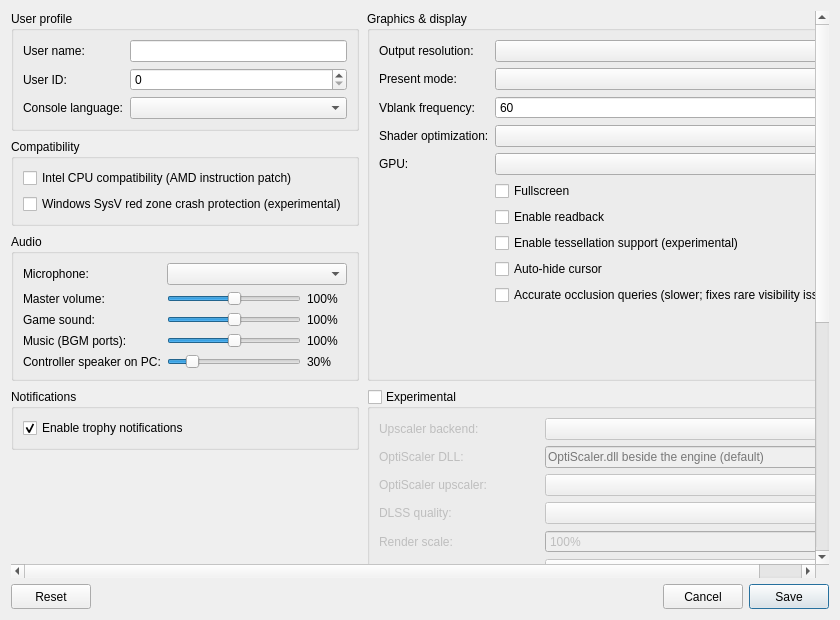
<?xml version="1.0" encoding="UTF-8"?>
<ui version="4.0">
 <class>ConfigurationEditDialog</class>
 <widget class="QDialog" name="ConfigurationEditDialog">
  <property name="geometry">
   <rect>
    <x>0</x>
    <y>0</y>
    <width>840</width>
    <height>620</height>
   </rect>
  </property>
  <property name="windowTitle">
   <string>Settings</string>
  </property>
  <property name="locale">
   <locale language="English" country="UnitedStates"/>
  </property>
  <layout class="QVBoxLayout" name="dialogLayout">
   <item>
    <widget class="QScrollArea" name="scrollArea">
     <property name="frameShape"><enum>QFrame::NoFrame</enum></property>
     <property name="widgetResizable"><bool>true</bool></property>
     <widget class="QWidget" name="scrollContents">
  <layout class="QGridLayout" name="gridLayout">
   <property name="leftMargin"><number>0</number></property>
   <property name="topMargin"><number>0</number></property>
   <property name="rightMargin"><number>0</number></property>
   <property name="bottomMargin"><number>0</number></property>
   <property name="horizontalSpacing">
    <number>8</number>
   </property>
   <property name="verticalSpacing">
    <number>8</number>
   </property>
   <item row="0" column="0" colspan="2">
    <layout class="QGridLayout" name="sectionsLayout" columnstretch="1,1">
     <property name="horizontalSpacing">
      <number>8</number>
     </property>
     <property name="verticalSpacing">
      <number>8</number>
     </property>
     <item row="0" column="0">
      <widget class="QGroupBox" name="user_profile_group">
       <property name="title">
        <string>User profile</string>
       </property>
       <layout class="QFormLayout" name="userProfileLayout">
        <property name="fieldGrowthPolicy">
         <enum>QFormLayout::AllNonFixedFieldsGrow</enum>
        </property>
        <item row="0" column="0">
         <widget class="QLabel" name="label_user_name">
          <property name="text"><string>User name:</string></property>
         </widget>
        </item>
        <item row="0" column="1">
         <widget class="MandatoryLineEdit" name="lineEdit_user_name">
          <property name="toolTip"><string>Local user name exposed to games</string></property>
          <property name="clearButtonEnabled"><bool>true</bool></property>
         </widget>
        </item>
        <item row="1" column="0">
         <widget class="QLabel" name="label_user_id">
          <property name="text"><string>User ID:</string></property>
         </widget>
        </item>
        <item row="1" column="1">
         <widget class="QSpinBox" name="spinBox_user_id">
          <property name="toolTip"><string>Local user ID exposed to games</string></property>
          <property name="maximum"><number>2147483647</number></property>
         </widget>
        </item>
        <item row="2" column="0">
         <widget class="QLabel" name="label_console_language">
          <property name="text"><string>Console language:</string></property>
         </widget>
        </item>
        <item row="2" column="1">
         <widget class="QComboBox" name="comboBox_console_language">
          <property name="toolTip"><string>Language</string></property>
         </widget>
        </item>
       </layout>
      </widget>
     </item>
     <item row="2" column="0">
      <widget class="QGroupBox" name="audio_group">
       <property name="title"><string>Audio</string></property>
       <layout class="QFormLayout" name="audioLayout">
        <property name="fieldGrowthPolicy">
         <enum>QFormLayout::AllNonFixedFieldsGrow</enum>
        </property>
        <item row="0" column="0">
         <widget class="QLabel" name="label_audio_input_device">
          <property name="text"><string>Microphone:</string></property>
         </widget>
        </item>
        <item row="0" column="1">
         <widget class="QComboBox" name="comboBox_audio_input_device"/>
        </item>
        <item row="1" column="0">
         <widget class="QLabel" name="label_audio_master">
          <property name="text"><string>Master volume:</string></property>
         </widget>
        </item>
        <item row="1" column="1">
         <layout class="QHBoxLayout" name="audio_master_layout">
          <item>
           <widget class="QSlider" name="slider_audio_master">
            <property name="toolTip"><string>Everything the game plays on this PC (not the DualSense). 100% is unchanged; above 100% amplifies and can clip.</string></property>
            <property name="maximum"><number>200</number></property>
            <property name="singleStep"><number>5</number></property>
            <property name="pageStep"><number>10</number></property>
            <property name="value"><number>100</number></property>
            <property name="orientation"><enum>Qt::Horizontal</enum></property>
           </widget>
          </item>
          <item>
           <widget class="QLabel" name="label_audio_master_value">
            <property name="minimumSize"><size><width>40</width><height>0</height></size></property>
            <property name="text"><string>100%</string></property>
           </widget>
          </item>
         </layout>
        </item>
        <item row="2" column="0">
         <widget class="QLabel" name="label_audio_main">
          <property name="text"><string>Game sound:</string></property>
         </widget>
        </item>
        <item row="2" column="1">
         <layout class="QHBoxLayout" name="audio_main_layout">
          <item>
           <widget class="QSlider" name="slider_audio_main">
            <property name="toolTip"><string>Game audio on the main output ports (most effects, and music in games that mix it there). 100% is unchanged.</string></property>
            <property name="maximum"><number>200</number></property>
            <property name="singleStep"><number>5</number></property>
            <property name="pageStep"><number>10</number></property>
            <property name="value"><number>100</number></property>
            <property name="orientation"><enum>Qt::Horizontal</enum></property>
           </widget>
          </item>
          <item>
           <widget class="QLabel" name="label_audio_main_value">
            <property name="minimumSize"><size><width>40</width><height>0</height></size></property>
            <property name="text"><string>100%</string></property>
           </widget>
          </item>
         </layout>
        </item>
        <item row="3" column="0">
         <widget class="QLabel" name="label_audio_music">
          <property name="text"><string>Music (BGM ports):</string></property>
         </widget>
        </item>
        <item row="3" column="1">
         <layout class="QHBoxLayout" name="audio_music_layout">
          <item>
           <widget class="QSlider" name="slider_audio_music">
            <property name="toolTip"><string>Music the game plays on its own background-music ports. Has no effect on games that mix music into the main output.</string></property>
            <property name="maximum"><number>200</number></property>
            <property name="singleStep"><number>5</number></property>
            <property name="pageStep"><number>10</number></property>
            <property name="value"><number>100</number></property>
            <property name="orientation"><enum>Qt::Horizontal</enum></property>
           </widget>
          </item>
          <item>
           <widget class="QLabel" name="label_audio_music_value">
            <property name="minimumSize"><size><width>40</width><height>0</height></size></property>
            <property name="text"><string>100%</string></property>
           </widget>
          </item>
         </layout>
        </item>
        <item row="4" column="0">
         <widget class="QLabel" name="label_audio_pad_speaker">
          <property name="text"><string>Controller speaker on PC:</string></property>
         </widget>
        </item>
        <item row="4" column="1">
         <layout class="QHBoxLayout" name="audio_pad_speaker_layout">
          <item>
           <widget class="QSlider" name="slider_audio_pad_speaker">
            <property name="toolTip"><string>Sounds meant for the DualSense speaker when no DualSense plays them (no controller, or not wired/Bluetooth). The console speaker is small, so these are turned down by default.</string></property>
            <property name="maximum"><number>200</number></property>
            <property name="singleStep"><number>5</number></property>
            <property name="pageStep"><number>10</number></property>
            <property name="value"><number>30</number></property>
            <property name="orientation"><enum>Qt::Horizontal</enum></property>
           </widget>
          </item>
          <item>
           <widget class="QLabel" name="label_audio_pad_speaker_value">
            <property name="minimumSize"><size><width>40</width><height>0</height></size></property>
            <property name="text"><string>30%</string></property>
           </widget>
          </item>
         </layout>
        </item>
       </layout>
      </widget>
     </item>
     <item row="0" column="1" rowspan="3">
      <widget class="QGroupBox" name="graphics_group">
       <property name="title">
        <string>Graphics &amp;&amp; display</string>
       </property>
       <layout class="QFormLayout" name="graphicsLayout">
        <property name="fieldGrowthPolicy">
         <enum>QFormLayout::AllNonFixedFieldsGrow</enum>
        </property>
        <item row="0" column="0">
         <widget class="QLabel" name="label_screen_resolution">
          <property name="text"><string>Output resolution:</string></property>
         </widget>
        </item>
        <item row="0" column="1">
         <widget class="QComboBox" name="comboBox_screen_resolution">
          <property name="toolTip"><string>Target resolution after upscaling. Also sets the initial window size.</string></property>
         </widget>
        </item>
        <item row="1" column="0">
         <widget class="QLabel" name="label_present_mode">
          <property name="text"><string>Present mode:</string></property>
         </widget>
        </item>
        <item row="1" column="1">
         <widget class="QComboBox" name="comboBox_present_mode">
          <property name="toolTip"><string>Vulkan swapchain presentation mode</string></property>
         </widget>
        </item>
        <item row="2" column="0">
         <widget class="QLabel" name="label_vblank_frequency">
          <property name="text"><string>Vblank frequency:</string></property>
         </widget>
        </item>
        <item row="2" column="1">
         <widget class="QSpinBox" name="spinBox_vblank_frequency">
          <property name="toolTip"><string>Virtual display refresh rate used for frame pacing</string></property>
          <property name="minimum"><number>30</number></property>
          <property name="maximum"><number>360</number></property>
          <property name="value"><number>60</number></property>
         </widget>
        </item>
        <item row="3" column="0">
         <widget class="QLabel" name="label_shader_optimization">
          <property name="text"><string>Shader optimization:</string></property>
         </widget>
        </item>
        <item row="3" column="1">
         <widget class="QComboBox" name="comboBox_shader_optimization_type">
          <property name="toolTip"><string>Optimize shaders for code size or performance</string></property>
         </widget>
        </item>
        <item row="4" column="0">
         <widget class="QLabel" name="label_gpu">
          <property name="text"><string>GPU:</string></property>
         </widget>
        </item>
        <item row="4" column="1">
         <widget class="QComboBox" name="comboBox_gpu">
          <property name="toolTip"><string>Graphics device used by the emulator</string></property>
         </widget>
        </item>
        <item row="5" column="1">
         <widget class="QCheckBox" name="checkBox_fullscreen">
          <property name="toolTip"><string>Run in borderless desktop fullscreen</string></property>
          <property name="text"><string>Fullscreen</string></property>
         </widget>
        </item>
        <item row="6" column="1">
         <widget class="QCheckBox" name="checkBox_readback">
          <property name="toolTip"><string>Read back writable linear images</string></property>
          <property name="text"><string>Enable readback</string></property>
         </widget>
        </item>
        <item row="7" column="1">
         <widget class="QCheckBox" name="checkBox_tessellation">
          <property name="toolTip"><string>Draw tessellated geometry. Disabled by default; unsupported tessellation may cause crashes.</string></property>
          <property name="text"><string>Enable tessellation support (experimental)</string></property>
         </widget>
        </item>
        <item row="8" column="1">
         <widget class="QCheckBox" name="checkBox_hide_cursor">
          <property name="toolTip"><string>Hide the host cursor after 2 seconds without mouse activity</string></property>
          <property name="text"><string>Auto-hide cursor</string></property>
         </widget>
        </item>
        <item row="9" column="1">
         <widget class="QCheckBox" name="checkBox_gpu_occlusion">
          <property name="toolTip"><string>Off (default): occlusion queries report everything as visible, which is much faster in heavy levels but may draw objects or effects that the game hides behind walls. On: the GPU counts visible samples as on the console (slower; fixes rare visibility issues).</string></property>
          <property name="text"><string>Accurate occlusion queries (slower; fixes rare visibility issues)</string></property>
         </widget>
        </item>
       </layout>
      </widget>
     </item>
     <item row="3" column="0" alignment="Qt::AlignTop">
      <widget class="QGroupBox" name="notifications_group">
       <property name="title"><string>Notifications</string></property>
       <layout class="QVBoxLayout" name="notificationsLayout">
        <item>
         <widget class="QCheckBox" name="checkBox_trophy_notifications">
          <property name="toolTip"><string>Show trophy unlock notifications and play their sound.
To use your own sound, replace the emulator's assets/sounds/trophy-unlock.wav with a WAV file and restart the game.</string></property>
          <property name="text"><string>Enable trophy notifications</string></property>
          <property name="checked"><bool>true</bool></property>
         </widget>
        </item>
       </layout>
      </widget>
     </item>
     <item row="3" column="1">
      <widget class="QGroupBox" name="experimental_group">
       <property name="title"><string>Experimental</string></property>
       <property name="checkable"><bool>true</bool></property>
       <property name="checked"><bool>false</bool></property>
       <property name="toolTip"><string>Enable experimental rendering options. When disabled, saving turns off Super Resolution and Frame Generation and restores render scale to 100%.</string></property>
       <layout class="QFormLayout" name="experimentalLayout">
        <property name="fieldGrowthPolicy"><enum>QFormLayout::AllNonFixedFieldsGrow</enum></property>
        <item row="0" column="0"><widget class="QLabel" name="label_upscale_backend"><property name="text"><string>Upscaler backend:</string></property></widget></item>
        <item row="0" column="1"><widget class="QComboBox" name="comboBox_upscale_backend"><property name="toolTip"><string>Native uses NVIDIA NGX. OptiScaler routes reconstruction through an installed OptiScaler runtime, including FSR on compatible older GPUs.</string></property></widget></item>
        <item row="1" column="0"><widget class="QLabel" name="label_optiscaler_path"><property name="text"><string>OptiScaler DLL:</string></property></widget></item>
        <item row="1" column="1"><widget class="QLineEdit" name="lineEdit_optiscaler_path"><property name="placeholderText"><string>OptiScaler.dll beside the engine (default)</string></property><property name="toolTip"><string>Full path to the OptiScaler DLL. For a separate folder, set OptiDllPath in its INI to locate its backend files. Select the reconstruction algorithm in the OptiScaler overlay (Insert).</string></property></widget></item>
        <item row="5" column="0"><widget class="QLabel" name="label_upscale_motion"><property name="text"><string>Motion estimation:</string></property></widget></item>
        <item row="5" column="1"><widget class="QComboBox" name="comboBox_upscale_motion"><property name="toolTip"><string>Hybrid combines geometry with optical flow. Geometry skips optical flow to reduce GPU cost; uncovered pixels reject temporal history and may look less stable.</string></property></widget></item>
        <item row="3" column="0">
         <widget class="QLabel" name="label_dlss">
          <property name="text"><string>DLSS quality:</string></property>
         </widget>
        </item>
        <item row="3" column="1">
         <widget class="QComboBox" name="comboBox_dlss">
          <property name="toolTip"><string>Reconstruct the rendered image to the output resolution. Native requires NVIDIA RTX. OptiScaler requirements depend on the selected algorithm. Includes the game's HUD; artifacts are possible.</string></property>
         </widget>
        </item>
        <item row="4" column="0">
         <widget class="QLabel" name="label_render_scale">
          <property name="text"><string>Render scale:</string></property>
         </widget>
        </item>
        <item row="4" column="1">
         <widget class="QSpinBox" name="spinBox_render_scale">
          <property name="toolTip"><string>Rasterize supported game passes at this percentage of their native dimensions, then reconstruct to the output resolution. Lower values reduce detail and can reduce GPU rendering cost.</string></property>
          <property name="suffix"><string>%</string></property>
          <property name="minimum"><number>25</number></property>
          <property name="maximum"><number>100</number></property>
          <property name="singleStep"><number>5</number></property>
          <property name="value"><number>100</number></property>
         </widget>
        </item>
        <item row="6" column="0" colspan="2">
         <widget class="QLabel" name="label_upscale_summary">
          <property name="wordWrap"><bool>true</bool></property>
          <property name="text"><string>Native rendering</string></property>
         </widget>
        </item>
        <item row="2" column="0"><widget class="QLabel" name="label_optiscaler_upscaler"><property name="text"><string>OptiScaler upscaler:</string></property></widget></item>
        <item row="2" column="1"><widget class="QComboBox" name="comboBox_optiscaler_upscaler"><property name="toolTip"><string>Auto uses OptiScaler and the algorithm selected in its INI. Fsr (FidelityFX 3.1) and XeSS call the runtimes in the OptiScaler folder directly, with less CPU overhead.</string></property></widget></item>
        <item row="8" column="0"><widget class="QLabel" name="label_optiscaler_frame_generation"><property name="text"><string>OptiScaler Frame Generation:</string></property></widget></item>
        <item row="8" column="1"><widget class="QComboBox" name="comboBox_optiscaler_frame_generation"><property name="toolTip"><string>Fsr uses the Vulkan FSR 3 generator in the OptiScaler folder. XeSS uses XeSS Frame Generation (libxess_fg.dll, libxell.dll), presenting through a D3D12 swap chain that paces the generated frames.</string></property></widget></item>
        <item row="7" column="1">
         <widget class="QCheckBox" name="checkBox_dlss_frame_generation">
          <property name="text"><string>DLSS Frame Generation</string></property>
          <property name="toolTip"><string>Generate intermediate display frames. Requires supported NVIDIA RTX hardware and the Frame Generation runtime, with Vulkan validation off. Does not increase game simulation FPS.</string></property>
         </widget>
        </item>
        <item row="9" column="0"><widget class="QLabel" name="label_frame_generation_level"><property name="text"><string>Generated frames:</string></property></widget></item>
        <item row="9" column="1"><widget class="QSpinBox" name="spinBox_frame_generation_level"><property name="toolTip"><string>Frames generated per real frame with DLSS Frame Generation on (1-4), limited by the GPU and runtime. OptiScaler uses one generated frame.</string></property><property name="minimum"><number>1</number></property><property name="maximum"><number>4</number></property><property name="value"><number>1</number></property></widget></item>
       </layout>
      </widget>
     </item>
     <item row="4" column="0" colspan="2">
      <widget class="QGroupBox" name="debug_group">
       <property name="title">
        <string>Debugging &amp;&amp; logs</string>
       </property>
       <layout class="QGridLayout" name="debugLayout" columnstretch="0,1,0,1">
        <property name="horizontalSpacing"><number>8</number></property>
        <property name="verticalSpacing"><number>6</number></property>
        <item row="0" column="0" colspan="2">
         <widget class="QCheckBox" name="checkBox_vulkan_validation">
          <property name="toolTip"><string>Enable Vulkan validation layers</string></property>
          <property name="text"><string>Vulkan validation</string></property>
          <property name="checked"><bool>true</bool></property>
         </widget>
        </item>
        <item row="0" column="2" colspan="2">
         <widget class="QCheckBox" name="checkBox_shader_validation">
          <property name="toolTip"><string>Validate SPIR-V binary</string></property>
          <property name="text"><string>Shader validation</string></property>
          <property name="checked"><bool>true</bool></property>
         </widget>
        </item>
        <item row="1" column="0" colspan="2">
         <widget class="QCheckBox" name="checkBox_renderdoc_capture">
          <property name="toolTip"><string>Enable RenderDoc capture</string></property>
          <property name="text"><string>RenderDoc capture</string></property>
         </widget>
        </item>
        <item row="1" column="2" colspan="2">
         <widget class="QCheckBox" name="checkBox_cmd_dump">
          <property name="toolTip"><string>Dump command buffers</string></property>
          <property name="text"><string>Command buffer dump</string></property>
         </widget>
        </item>
        <item row="2" column="0">
         <widget class="QLabel" name="label_shader_log_direction">
          <property name="text"><string>Shader logging:</string></property>
         </widget>
        </item>
        <item row="2" column="1">
         <widget class="QComboBox" name="comboBox_shader_log_direction">
          <property name="toolTip"><string>Dump shaders to file or console window. If enabled may decrease emulator performance</string></property>
         </widget>
        </item>
        <item row="2" column="2">
         <widget class="QLabel" name="label_shader_log_folder">
          <property name="text"><string>Shader log folder:</string></property>
         </widget>
        </item>
        <item row="2" column="3">
         <widget class="MandatoryLineEdit" name="lineEdit_shader_log_folder">
          <property name="toolTip"><string>Specify directory to dump shaders</string></property>
          <property name="clearButtonEnabled"><bool>true</bool></property>
         </widget>
        </item>
        <item row="3" column="0">
         <widget class="QLabel" name="label_printf_direction">
          <property name="text"><string>Printf output:</string></property>
         </widget>
        </item>
        <item row="3" column="1">
         <widget class="QComboBox" name="comboBox_printf_direction">
          <property name="toolTip"><string>Print logs to file or console window. If enabled may decrease emulator performance</string></property>
         </widget>
        </item>
        <item row="3" column="2">
         <widget class="QLabel" name="label_printf_file">
          <property name="text"><string>Printf output file:</string></property>
         </widget>
        </item>
        <item row="3" column="3">
         <widget class="MandatoryLineEdit" name="lineEdit_printf_file">
          <property name="toolTip"><string>Specify file to dump logs</string></property>
          <property name="clearButtonEnabled"><bool>true</bool></property>
         </widget>
        </item>
        <item row="4" column="0">
         <widget class="QCheckBox" name="checkBox_profiler">
          <property name="toolTip"><string>Enable the Tracy profiler. Profiling may decrease emulator performance</string></property>
          <property name="text"><string>Tracy profiler</string></property>
         </widget>
        </item>
        <item row="4" column="2">
         <widget class="QLabel" name="label_cmd_dump_folder">
          <property name="text"><string>Command buffer folder:</string></property>
         </widget>
        </item>
        <item row="4" column="3">
         <widget class="MandatoryLineEdit" name="lineEdit_cmd_dump_folder">
          <property name="toolTip"><string>Specify directory to dump command buffers</string></property>
          <property name="clearButtonEnabled"><bool>true</bool></property>
         </widget>
        </item>
       </layout>
      </widget>
     </item>
     <item row="1" column="0">
      <widget class="QGroupBox" name="compatibility_group">
       <property name="title">
        <string>Compatibility</string>
       </property>
       <layout class="QVBoxLayout" name="compatibilityLayout">
        <item>
         <widget class="QCheckBox" name="checkBox_amd_cpu">
          <property name="toolTip"><string>For Intel CPUs: emulates the PS5's AMD-only instructions (EXTRQ/INSERTQ) and AMD's VRSQRTPS results. Not needed on AMD CPUs.</string></property>
          <property name="text"><string>Intel CPU compatibility (AMD instruction patch)</string></property>
         </widget>
        </item>
        <item>
         <widget class="QCheckBox" name="checkBox_red_zone_protection">
          <property name="toolTip"><string>Helps prevent crashes in some games on Windows</string></property>
          <property name="text"><string>Windows SysV red zone crash protection (experimental)</string></property>
         </widget>
        </item>
       </layout>
      </widget>
     </item>
    </layout>
   </item>
   <item row="1" column="1">
    <widget class="QGroupBox" name="controller_group">
     <property name="title"><string>Controller</string></property>
     <layout class="QFormLayout" name="controllerLayout">
      <property name="fieldGrowthPolicy"><enum>QFormLayout::AllNonFixedFieldsGrow</enum></property>
      <item row="0" column="0">
       <widget class="QLabel" name="label_controller_color">
        <property name="text"><string>DualSense lightbar:</string></property>
       </widget>
      </item>
      <item row="0" column="1">
       <layout class="QHBoxLayout" name="controllerColorLayout">
        <item>
         <widget class="QPushButton" name="button_controller_color">
          <property name="toolTip"><string>Choose and preview a fixed LED color. Bluetooth DualSense may take several seconds to update.</string></property>
          <property name="text"><string>Custom</string></property>
         </widget>
        </item>
        <item>
         <widget class="QPushButton" name="button_controller_color_reset">
          <property name="toolTip"><string>Let the game control the lightbar</string></property>
          <property name="text"><string>Default</string></property>
         </widget>
        </item>
       </layout>
      </item>
      <item row="1" column="0">
       <widget class="QLabel" name="label_controller_vibration">
        <property name="text"><string>Vibration intensity:</string></property>
       </widget>
      </item>
      <item row="1" column="1">
       <layout class="QHBoxLayout" name="controllerVibrationLayout">
        <item>
         <widget class="QSlider" name="slider_controller_vibration">
          <property name="toolTip"><string>Scale DualSense vibration over USB and Bluetooth</string></property>
          <property name="maximum"><number>100</number></property>
          <property name="value"><number>100</number></property>
          <property name="orientation"><enum>Qt::Horizontal</enum></property>
         </widget>
        </item>
        <item>
         <widget class="QLabel" name="label_controller_vibration_value">
          <property name="minimumSize"><size><width>40</width><height>0</height></size></property>
          <property name="text"><string>100%</string></property>
         </widget>
        </item>
       </layout>
      </item>
      <item row="2" column="0">
       <widget class="QLabel" name="label_controller_volume">
        <property name="text"><string>Speaker volume:</string></property>
       </widget>
      </item>
      <item row="2" column="1">
       <layout class="QHBoxLayout" name="controllerVolumeLayout">
        <item>
         <widget class="QSlider" name="slider_controller_volume">
          <property name="toolTip"><string>Scale the DualSense speaker over USB and Bluetooth. 50% is the previous default; 100% adds 6 dB of gain.</string></property>
          <property name="maximum"><number>100</number></property>
          <property name="value"><number>50</number></property>
          <property name="orientation"><enum>Qt::Horizontal</enum></property>
         </widget>
        </item>
        <item>
         <widget class="QLabel" name="label_controller_volume_value">
          <property name="minimumSize"><size><width>40</width><height>0</height></size></property>
          <property name="text"><string>50%</string></property>
         </widget>
        </item>
       </layout>
      </item>
     </layout>
    </widget>
   </item>
  </layout>
     </widget>
    </widget>
   </item>
   <item>
    <layout class="QHBoxLayout" name="buttonLayout">
     <item>
     <widget class="QPushButton" name="clear_button">
       <property name="minimumSize"><size><width>80</width><height>25</height></size></property>
       <property name="text"><string>Reset</string></property>
       <property name="toolTip"><string>Restore default settings</string></property>
      </widget>
     </item>
     <item>
      <spacer name="buttonSpacer">
       <property name="orientation"><enum>Qt::Horizontal</enum></property>
       <property name="sizeHint" stdset="0"><size><width>40</width><height>20</height></size></property>
      </spacer>
     </item>
     <item>
      <widget class="QPushButton" name="cancel_button">
       <property name="minimumSize"><size><width>80</width><height>25</height></size></property>
       <property name="text"><string>Cancel</string></property>
      </widget>
     </item>
     <item>
      <widget class="QPushButton" name="ok_button">
       <property name="minimumSize"><size><width>80</width><height>25</height></size></property>
       <property name="text"><string>Save</string></property>
       <property name="default"><bool>true</bool></property>
      </widget>
     </item>
    </layout>
   </item>
  </layout>
 </widget>
 <customwidgets>
  <customwidget>
   <class>MandatoryLineEdit</class>
   <extends>QLineEdit</extends>
   <header>mandatoryLineEdit.h</header>
  </customwidget>
 </customwidgets>
 <resources/>
</ui>
